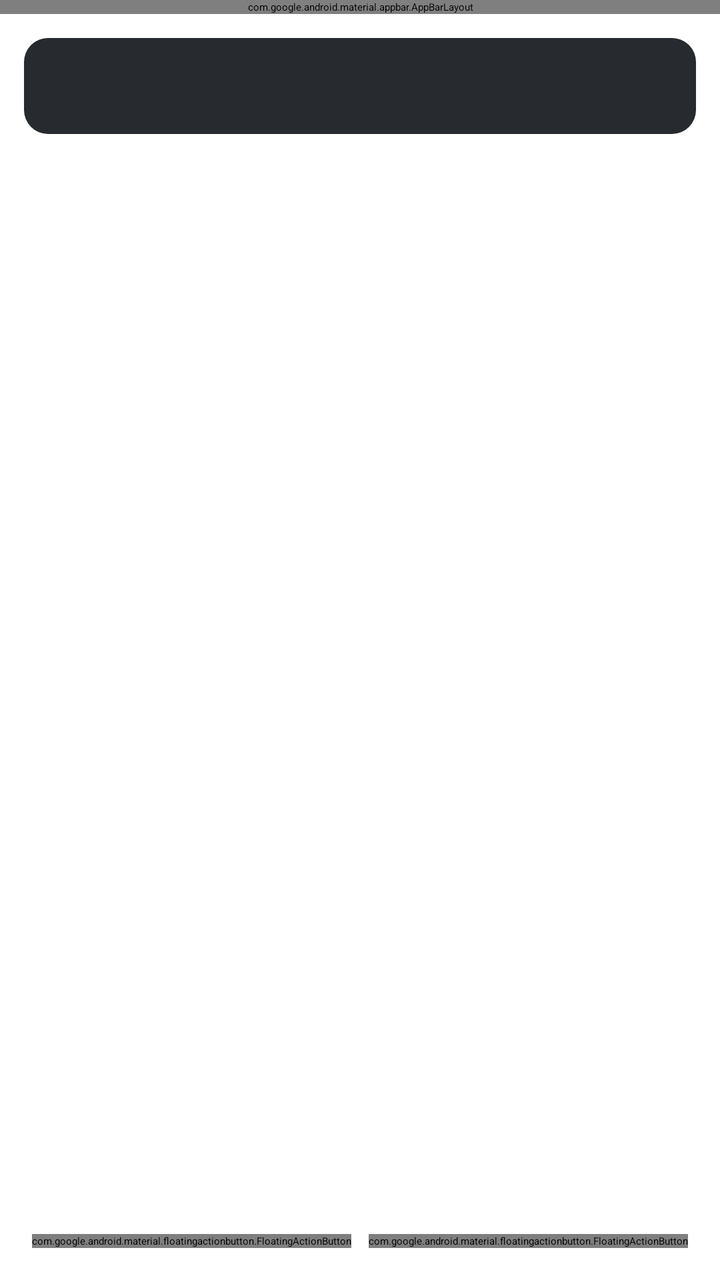
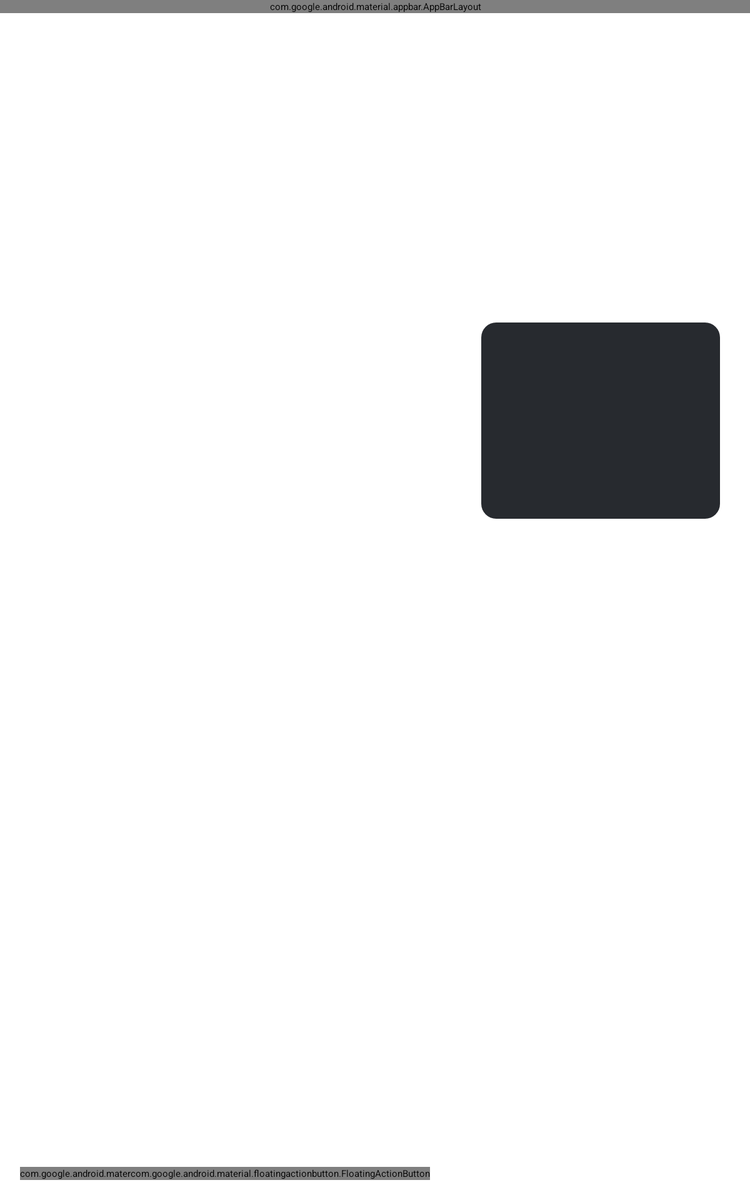

Compare how this app lays out the same screen by default and in its alternative resource folder. The renders come first, then the two layout files and the values they reference.
<!-- AndroidManifest.xml: activity theme Theme.Nospoon.SplashScreen -->
<!-- res/layout/activity_main.xml -->
<?xml version="1.0" encoding="utf-8"?>
<androidx.constraintlayout.widget.ConstraintLayout xmlns:android="http://schemas.android.com/apk/res/android"
    xmlns:app="http://schemas.android.com/apk/res-auto"
    android:id="@+id/rootContainer"
    android:layout_width="match_parent"
    android:layout_height="match_parent"
    android:background="?attr/colorSurface">

    
    <com.google.android.material.appbar.AppBarLayout
        android:id="@+id/appBar"
        android:layout_width="match_parent"
        android:layout_height="wrap_content"
        android:background="?attr/colorSurface"
        app:liftOnScroll="true"
        app:layout_constraintTop_toTopOf="parent"
        app:layout_constraintStart_toStartOf="parent"
        app:layout_constraintEnd_toEndOf="parent">

        <com.google.android.material.appbar.MaterialToolbar
            android:id="@+id/toolbar"
            android:layout_width="match_parent"
            android:layout_height="?attr/actionBarSize"
            app:title="@string/app_name"
            app:menu="@menu/main_menu"
            app:titleTextAppearance="?attr/textAppearanceTitleLarge" />
    </com.google.android.material.appbar.AppBarLayout>

    
    <LinearLayout
        android:id="@+id/statusBar"
        android:layout_width="match_parent"
        android:layout_height="wrap_content"
        android:orientation="horizontal"
        android:gravity="center_vertical"
        android:padding="16dp"
        android:background="@drawable/bg_status_bar"
        android:layout_margin="12dp"
        app:layout_constraintTop_toBottomOf="@id/appBar"
        app:layout_constraintStart_toStartOf="parent"
        app:layout_constraintEnd_toEndOf="parent">

        <View
            android:id="@+id/statusIndicator"
            android:layout_width="12dp"
            android:layout_height="12dp"
            android:background="@drawable/circle_status_disconnected" />

        <LinearLayout
            android:layout_width="0dp"
            android:layout_height="wrap_content"
            android:layout_weight="1"
            android:orientation="vertical"
            android:layout_marginStart="12dp">

            <TextView
                android:id="@+id/statusLabel"
                android:layout_width="wrap_content"
                android:layout_height="wrap_content"
                android:text="@string/status_not_connected"
                android:textColor="?attr/colorOnSurface"
                android:textAppearance="?attr/textAppearanceTitleMedium" />

            <TextView
                android:id="@+id/statusDetail"
                android:layout_width="wrap_content"
                android:layout_height="wrap_content"
                android:text="@string/status_tap_to_connect"
                android:textColor="?attr/colorOnSurfaceVariant"
                android:textAppearance="?attr/textAppearanceBodySmall"
                android:layout_marginTop="2dp" />
        </LinearLayout>

        <com.google.android.material.button.MaterialButton
            android:id="@+id/disconnectButton"
            style="@style/Widget.Material3.Button.TextButton"
            android:layout_width="wrap_content"
            android:layout_height="wrap_content"
            android:text="@string/disconnect"
            android:visibility="gone" />
    </LinearLayout>

    
    <TextView
        android:id="@+id/configListHeader"
        android:layout_width="wrap_content"
        android:layout_height="wrap_content"
        android:text="@string/configurations_header"
        android:textColor="?attr/colorOnSurfaceVariant"
        android:textAppearance="?attr/textAppearanceLabelMedium"
        android:paddingHorizontal="16dp"
        android:paddingVertical="8dp"
        app:layout_constraintTop_toBottomOf="@id/statusBar"
        app:layout_constraintStart_toStartOf="parent" />

    
    <androidx.core.widget.NestedScrollView
        android:id="@+id/emptyState"
        android:layout_width="0dp"
        android:layout_height="0dp"
        android:layout_marginHorizontal="24dp"
        android:layout_marginBottom="16dp"
        android:fillViewport="true"
        android:visibility="gone"
        app:layout_constraintTop_toBottomOf="@id/configListHeader"
        app:layout_constraintBottom_toTopOf="@id/fabAdd"
        app:layout_constraintStart_toStartOf="parent"
        app:layout_constraintEnd_toEndOf="parent">

        <LinearLayout
            android:layout_width="match_parent"
            android:layout_height="wrap_content"
            android:orientation="vertical"
            android:gravity="center">

            <TextView
                android:layout_width="wrap_content"
                android:layout_height="wrap_content"
                android:text="@string/empty_no_configs"
                android:gravity="center"
                android:textColor="?attr/colorOnSurfaceVariant"
                android:textAppearance="?attr/textAppearanceTitleMedium" />

            <TextView
                android:layout_width="wrap_content"
                android:layout_height="wrap_content"
                android:text="@string/empty_tap_plus"
                android:gravity="center"
                android:textColor="?attr/colorOnSurface"
                android:textAppearance="?attr/textAppearanceTitleMedium"
                android:textSize="18sp"
                android:layout_marginTop="4dp" />

            <com.google.android.material.button.MaterialButton
                android:id="@+id/documentationButton"
                style="@style/Widget.Material3.Button.TextButton"
                android:layout_width="wrap_content"
                android:layout_height="wrap_content"
                android:layout_marginTop="12dp"
                android:minHeight="48dp"
                android:singleLine="false"
                android:text="@string/menu_documentation" />
        </LinearLayout>
    </androidx.core.widget.NestedScrollView>

    
    <androidx.recyclerview.widget.RecyclerView
        android:id="@+id/configList"
        android:layout_width="match_parent"
        android:layout_height="0dp"
        android:clipToPadding="false"
        android:paddingBottom="96dp"
        app:layout_constraintTop_toBottomOf="@id/configListHeader"
        app:layout_constraintBottom_toBottomOf="parent"
        app:layout_constraintStart_toStartOf="parent"
        app:layout_constraintEnd_toEndOf="parent" />

    
    <com.google.android.material.floatingactionbutton.FloatingActionButton
        android:id="@+id/fabInfo"
        style="@style/Widget.Nospoon.MainAction"
        android:layout_width="wrap_content"
        android:layout_height="wrap_content"
        android:layout_margin="16dp"
        android:contentDescription="@string/info_action"
        android:src="@drawable/ic_info"
        app:tint="?attr/colorOnSecondaryContainer"
        app:backgroundTint="?attr/colorSecondaryContainer"
        app:layout_constraintBottom_toBottomOf="parent"
        app:layout_constraintStart_toStartOf="parent" />

    <com.google.android.material.floatingactionbutton.FloatingActionButton
        android:id="@+id/fabAdd"
        style="@style/Widget.Nospoon.MainAction"
        android:layout_width="wrap_content"
        android:layout_height="wrap_content"
        android:layout_margin="16dp"
        android:contentDescription="@string/cd_add_configuration"
        android:src="@drawable/ic_add"
        app:tint="?attr/colorOnPrimary"
        app:backgroundTint="?attr/colorPrimary"
        app:layout_constraintBottom_toBottomOf="parent"
        app:layout_constraintEnd_toEndOf="parent" />

</androidx.constraintlayout.widget.ConstraintLayout>
<!-- resources referenced by this layout -->
<resources>
  <!-- drawable bg_status_bar (drawable) -->
  <?xml version="1.0" encoding="utf-8"?>
  <shape xmlns:android="http://schemas.android.com/apk/res/android"
      android:shape="rectangle">
      <solid android:color="@color/md_theme_dark_surfaceContainerHigh" />
      <corners android:radius="12dp" />
  </shape>
  <!-- drawable ic_add (drawable) -->
  <vector xmlns:android="http://schemas.android.com/apk/res/android"
      android:width="24dp"
      android:height="24dp"
      android:viewportWidth="24"
      android:viewportHeight="24">
      <path android:fillColor="#FF000000"
          android:pathData="M19,13H13V19H11V13H5V11H11V5H13V11H19V13Z" />
  </vector>
  <!-- drawable ic_info (drawable) -->
  <vector xmlns:android="http://schemas.android.com/apk/res/android"
      android:width="24dp"
      android:height="24dp"
      android:viewportWidth="24"
      android:viewportHeight="24">
      <path android:fillColor="#FF000000"
          android:pathData="M11,17h2v-6h-2v6zM12,2C6.48,2 2,6.48 2,12s4.48,10 10,10 10,-4.48 10,-10S17.52,2 12,2zM12,20c-4.41,0 -8,-3.59 -8,-8s3.59,-8 8,-8 8,3.59 8,8 -3.59,8 -8,8zM11,9h2V7h-2v2z" />
  </vector>
  <string name="app_name">nospoon</string>
  <string name="cd_add_configuration">Add configuration</string>
  <string name="configurations_header">Configurations</string>
  <string name="disconnect">Disconnect</string>
  <string name="empty_no_configs">No configurations</string>
  <string name="empty_tap_plus">Tap + to add a VPN configuration</string>
  <string name="info_action">Information and setup</string>
  <string name="menu_documentation">Help &amp; documentation</string>
  <string name="status_not_connected">Not connected</string>
  <string name="status_tap_to_connect">Tap a configuration to connect</string>
  <style name="Widget.Nospoon.MainAction" parent="Widget.Material3.FloatingActionButton.Primary">
          <item name="fabCustomSize">64dp</item>
          <item name="maxImageSize">28dp</item>
          <item name="shapeAppearanceOverlay">@style/ShapeAppearance.Nospoon.MainAction</item>
      </style>
  <style name="Theme.Nospoon.SplashScreen" parent="Theme.SplashScreen">
          <item name="windowSplashScreenBackground">@color/md_theme_light_surface</item>
          <item name="postSplashScreenTheme">@style/Theme.Nospoon</item>
      </style>
  <color name="md_theme_dark_surfaceContainerHigh">#272A2F</color>
  <style name="ShapeAppearance.Nospoon.MainAction" parent="">
          <item name="cornerFamily">rounded</item>
          <item name="cornerSize">50%</item>
      </style>
  <color name="md_theme_light_surface">#FCFCFF</color>
  <!-- from res/values-v27/ -->
  <style name="Theme.Nospoon" parent="Base.Theme.Nospoon">
          <item name="android:windowLightNavigationBar">true</item>
      </style>
  <color name="md_theme_light_primary">#0061A4</color>
  <color name="md_theme_light_onPrimary">#FFFFFF</color>
  <color name="md_theme_light_primaryContainer">#D1E4FF</color>
  <color name="md_theme_light_onPrimaryContainer">#001D36</color>
  <color name="md_theme_light_secondary">#535F70</color>
  <color name="md_theme_light_onSecondary">#FFFFFF</color>
  <color name="md_theme_light_secondaryContainer">#D7E3F7</color>
  <color name="md_theme_light_onSecondaryContainer">#101C2B</color>
  <color name="md_theme_light_onSurface">#1A1C1E</color>
  <color name="md_theme_light_surfaceVariant">#DFE2EB</color>
  <color name="md_theme_light_onSurfaceVariant">#43474E</color>
  <color name="md_theme_light_outline">#73777F</color>
  <color name="md_theme_light_surfaceContainer">#ECEEF4</color>
  <color name="md_theme_light_surfaceContainerHigh">#E6E8EE</color>
  <!-- some entries are left out for length -->
</resources>
<!-- res/layout-sw600dp/activity_main.xml (the repository's variant of the layout above) -->
<!-- drawn on a 7-inch tablet held upright -->
<?xml version="1.0" encoding="utf-8"?>
<androidx.constraintlayout.widget.ConstraintLayout xmlns:android="http://schemas.android.com/apk/res/android"
    xmlns:app="http://schemas.android.com/apk/res-auto"
    android:id="@+id/rootContainer"
    android:layout_width="match_parent"
    android:layout_height="match_parent"
    android:background="?attr/colorSurface">

    
    <com.google.android.material.appbar.AppBarLayout
        android:id="@+id/appBar"
        android:layout_width="match_parent"
        android:layout_height="wrap_content"
        android:background="?attr/colorSurface"
        app:liftOnScroll="true"
        app:layout_constraintTop_toTopOf="parent"
        app:layout_constraintStart_toStartOf="parent"
        app:layout_constraintEnd_toEndOf="parent">

        <com.google.android.material.appbar.MaterialToolbar
            android:id="@+id/toolbar"
            android:layout_width="match_parent"
            android:layout_height="?attr/actionBarSize"
            app:title="@string/app_name"
            app:menu="@menu/main_menu"
            app:titleTextAppearance="?attr/textAppearanceTitleLarge" />
    </com.google.android.material.appbar.AppBarLayout>

    
    <View
        android:id="@+id/paneDivider"
        android:layout_width="1dp"
        android:layout_height="0dp"
        android:background="?attr/colorOutline"
        android:alpha="0.3"
        app:layout_constraintTop_toBottomOf="@id/appBar"
        app:layout_constraintBottom_toBottomOf="parent"
        app:layout_constraintStart_toStartOf="parent"
        app:layout_constraintEnd_toEndOf="parent"
        app:layout_constraintHorizontal_bias="0"
        android:layout_marginStart="360dp" />

    

    <TextView
        android:id="@+id/configListHeader"
        android:layout_width="wrap_content"
        android:layout_height="wrap_content"
        android:text="@string/configurations_header"
        android:textColor="?attr/colorOnSurfaceVariant"
        android:textAppearance="?attr/textAppearanceLabelMedium"
        android:paddingHorizontal="16dp"
        android:paddingVertical="8dp"
        app:layout_constraintTop_toBottomOf="@id/appBar"
        app:layout_constraintStart_toStartOf="parent" />

    <androidx.recyclerview.widget.RecyclerView
        android:id="@+id/configList"
        android:layout_width="0dp"
        android:layout_height="0dp"
        android:clipToPadding="false"
        android:paddingBottom="96dp"
        app:layout_constraintTop_toBottomOf="@id/configListHeader"
        app:layout_constraintBottom_toBottomOf="parent"
        app:layout_constraintStart_toStartOf="parent"
        app:layout_constraintEnd_toStartOf="@id/paneDivider" />

    <androidx.core.widget.NestedScrollView
        android:id="@+id/emptyState"
        android:layout_width="0dp"
        android:layout_height="0dp"
        android:layout_marginHorizontal="24dp"
        android:layout_marginBottom="16dp"
        android:fillViewport="true"
        android:visibility="gone"
        app:layout_constraintTop_toBottomOf="@id/configListHeader"
        app:layout_constraintBottom_toTopOf="@id/fabAdd"
        app:layout_constraintStart_toStartOf="parent"
        app:layout_constraintEnd_toStartOf="@id/paneDivider">

        <LinearLayout
            android:layout_width="match_parent"
            android:layout_height="wrap_content"
            android:orientation="vertical"
            android:gravity="center">

            <TextView
                android:layout_width="wrap_content"
                android:layout_height="wrap_content"
                android:text="@string/empty_no_configs"
                android:gravity="center"
                android:textColor="?attr/colorOnSurfaceVariant"
                android:textAppearance="?attr/textAppearanceTitleMedium" />

            <TextView
                android:layout_width="wrap_content"
                android:layout_height="wrap_content"
                android:text="@string/empty_tap_plus"
                android:gravity="center"
                android:textColor="?attr/colorOnSurface"
                android:textAppearance="?attr/textAppearanceTitleMedium"
                android:textSize="18sp"
                android:layout_marginTop="4dp" />

            <com.google.android.material.button.MaterialButton
                android:id="@+id/documentationButton"
                style="@style/Widget.Material3.Button.TextButton"
                android:layout_width="wrap_content"
                android:layout_height="wrap_content"
                android:layout_marginTop="12dp"
                android:minHeight="48dp"
                android:singleLine="false"
                android:text="@string/menu_documentation" />
        </LinearLayout>
    </androidx.core.widget.NestedScrollView>

    <com.google.android.material.floatingactionbutton.FloatingActionButton
        android:id="@+id/fabInfo"
        style="@style/Widget.Nospoon.MainAction"
        android:layout_width="wrap_content"
        android:layout_height="wrap_content"
        android:layout_margin="16dp"
        android:contentDescription="@string/info_action"
        android:src="@drawable/ic_info"
        app:tint="?attr/colorOnSecondaryContainer"
        app:backgroundTint="?attr/colorSecondaryContainer"
        app:layout_constraintBottom_toBottomOf="parent"
        app:layout_constraintStart_toStartOf="parent" />

    <com.google.android.material.floatingactionbutton.FloatingActionButton
        android:id="@+id/fabAdd"
        style="@style/Widget.Nospoon.MainAction"
        android:layout_width="wrap_content"
        android:layout_height="wrap_content"
        android:layout_margin="16dp"
        android:contentDescription="@string/cd_add_configuration"
        android:src="@drawable/ic_add"
        app:tint="?attr/colorOnPrimary"
        app:backgroundTint="?attr/colorPrimary"
        app:layout_constraintBottom_toBottomOf="parent"
        app:layout_constraintEnd_toStartOf="@id/paneDivider" />

    

    <LinearLayout
        android:id="@+id/statusBar"
        android:layout_width="0dp"
        android:layout_height="wrap_content"
        android:orientation="vertical"
        android:gravity="center"
        android:padding="32dp"
        android:layout_margin="24dp"
        android:background="@drawable/bg_status_bar"
        app:layout_constraintTop_toBottomOf="@id/appBar"
        app:layout_constraintStart_toEndOf="@id/paneDivider"
        app:layout_constraintEnd_toEndOf="parent"
        app:layout_constraintBottom_toBottomOf="parent"
        app:layout_constraintHeight_max="wrap"
        app:layout_constraintVertical_bias="0.3">

        
        <View
            android:id="@+id/statusIndicator"
            android:layout_width="48dp"
            android:layout_height="48dp"
            android:background="@drawable/circle_status_disconnected"
            android:layout_marginBottom="16dp" />

        <TextView
            android:id="@+id/statusLabel"
            android:layout_width="wrap_content"
            android:layout_height="wrap_content"
            android:text="@string/status_not_connected"
            android:textColor="?attr/colorOnSurface"
            android:textAppearance="?attr/textAppearanceHeadlineSmall"
            android:gravity="center" />

        <TextView
            android:id="@+id/statusDetail"
            android:layout_width="wrap_content"
            android:layout_height="wrap_content"
            android:text="@string/status_tap_to_connect"
            android:textColor="?attr/colorOnSurfaceVariant"
            android:textAppearance="?attr/textAppearanceBodyMedium"
            android:gravity="center"
            android:layout_marginTop="8dp" />

        <com.google.android.material.button.MaterialButton
            android:id="@+id/disconnectButton"
            style="@style/Widget.Material3.Button.TextButton"
            android:layout_width="wrap_content"
            android:layout_height="wrap_content"
            android:text="@string/disconnect"
            android:layout_marginTop="24dp"
            android:visibility="gone" />
    </LinearLayout>

</androidx.constraintlayout.widget.ConstraintLayout>
